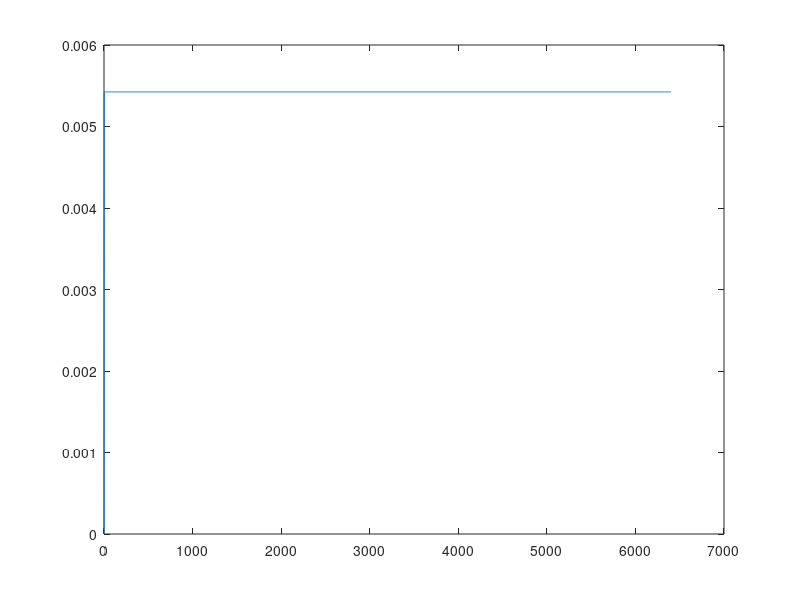

The MATLAB source for this figure:

%	Mid-point algorithm being tested for periods in indices of intervals that are merged... 

k = 128;
cp = 1:k;	% check points
in = ones(1,k); % intervals
A = cp;
Y = in;
C = 1;
indexVector = 0;

sumYigger = 0;

for l = 1:50*k
	sumin = ([Y(l,:) 0] + [0 Y(l,:)])(2:k);	% lengths of neighYouring intervals added together
	index = find(logical(sumin == min(sumin)))(1);	% index is the first time when I_i + I_{i+1} is minimal
	indexVector = [indexVector index];
	newin = [Y(l,1:index-1) Y(l,index)+Y(l,index+1) Y(l,index+2 : k) 0];	% create new intervals
	newcp = [A(l,1:index-1) A(l,index+1 : k) 0];	% create new check points
	mx = max([max(newin(1:index-1)) max(newin((index+1):k))]);
	if mx > newin(index)
		sumYigger = [sumYigger 0];
	else 
		sumYigger = [sumYigger 1];
	end
	newcp(k) = newcp(k-1) + (mx + newin(index))*1/2;	% set the 
	newin(k) = newcp(k) - newcp(k-1);
	
	
	A = [A; newcp];	% keeping track of checkpoint positionings
	Y = [Y; newin];	% keeping track of interval lengths
	
	if(l>1)
		t = Y(l,:);
		C = [C; max(t)/sum(t)*(k+1)];	% keeping track of the measure
	end
end

ind = find(indexVector == 1);

z = indexVector(ind(end-1):(ind(end)-1))


%{
mm = max(Y(ind(end),:));
mi = min(Y(ind(end),:));
y = (mm - mi)/k
y = y/sum(Y(ind(end)))
%}
y = 0;
for i = 1:size(Y,1)
	y = [y (max(Y(ind(end),:)) - min(Y(ind(end),:)))/sum(Y(ind(end),:))];
end

vv = 0;
for j = 1: size(ind,2)
	if(j < size(ind,2))
		vv = [vv sum(Y(ind(j+1),:))/sum(Y(ind(j),:))];
	end
end

y(20:25)
plot(y)

%{
clf	% clear figure window
plot(C)
%}

%{
plot(C)
hold on 
plot(ones(1,50*k)*sqrt(2))
plot(ones(1,50*k)*1.5)
hold off
%}


%{
subplot(3,1,1)
hold on
j = 1;
for i = (50*k-43):(50*k-40)
	subplot(4,1,j)
	plot(Y(i,:)/sum(Y(i,:))*(k+1));
	j = j+1;
end
hold off
%}
%{
subplot(3,1,2)
plot(Y(50*k-43,:)/sum(Y(50*k-43,:))*(k+1));

subplot(3,1,3)
plot(Y(50*k-42,:)/sum(Y(50*k-42,:))*(k+1));
%}
%plot(Y(l-5,:)/sum(Y(l-5,:))*(k+1))

%{
for i = 1:30
	h = Y(l-i,:)/sum(Y(l-i,:))*(k+1);
	subplot(6,5,i)
	plot(h)
end
%}


